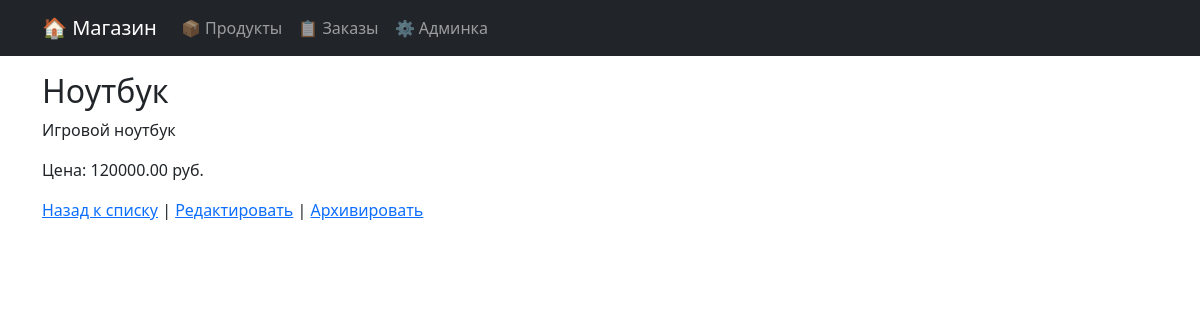
The page /shop/products/1/ on the database its author committed.
### shopapp/models.py (models this page shows, shortened)
class Product(models.Model):
    name = models.CharField(max_length=100, db_index=True)
    description = models.TextField(blank=True, null=True, db_index=True)
    price = models.DecimalField(max_digits=10, decimal_places=2)
    quantity = models.PositiveIntegerField(default=0)
    created_at = models.DateTimeField(auto_now_add=True)
    is_available = models.BooleanField(default=True)
    created_by = models.ForeignKey(User, on_delete=models.CASCADE, verbose_name="Создатель")

### shopapp/views.py (the view)
# urls.py: path("products/<int:pk>/", ProductDetailView.as_view(), name="product_detail"),
class ProductDetailView(DetailView):
    model = Product
    template_name = "shopapp/product_detail.html"
    context_object_name = "product"

### templates/shopapp/product_detail.html
{% extends "shopapp/base.html" %}
{% block content %}
    <h2>{{ product.name }}</h2>
    <p>{{ product.description }}</p>
    <p>Цена: {{ product.price }} руб.</p>
    <a href="{% url 'shopapp:product_list' %}">Назад к списку</a> |
    <a href="{% url 'shopapp:product_update' product.pk %}">Редактировать</a> |
    <a href="{% url 'shopapp:product_archive' product.pk %}">Архивировать</a>
{% endblock %}

### rows shown on the page
Product: name "Ноутбук", description "Игровой ноутбук", price "120000.00"
